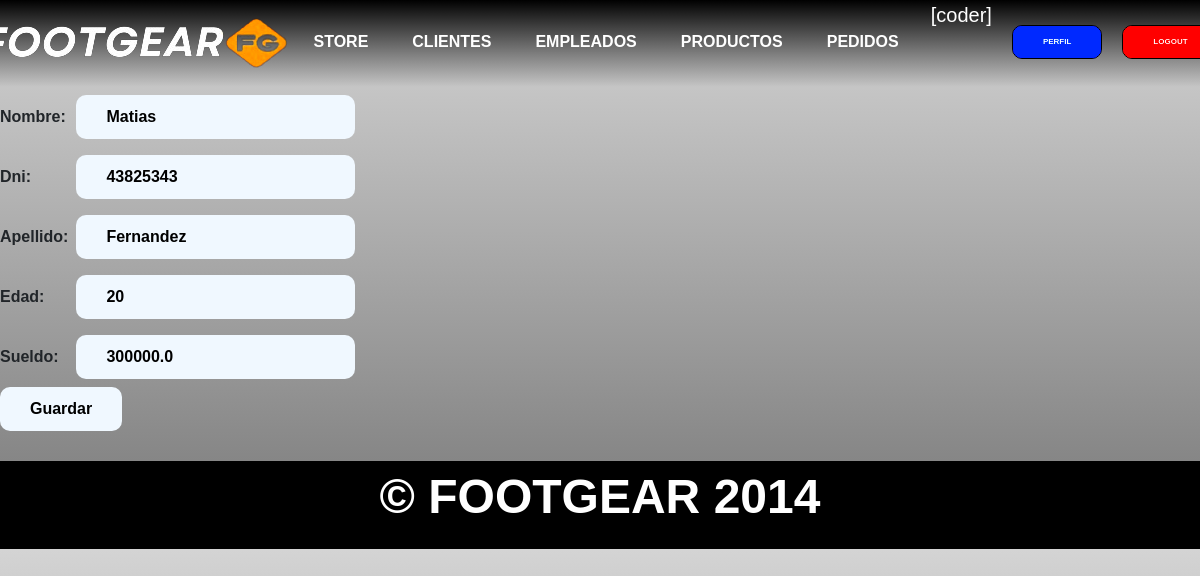
Page /empleadoUpdate/8/ (signed in) on the earlier database version.
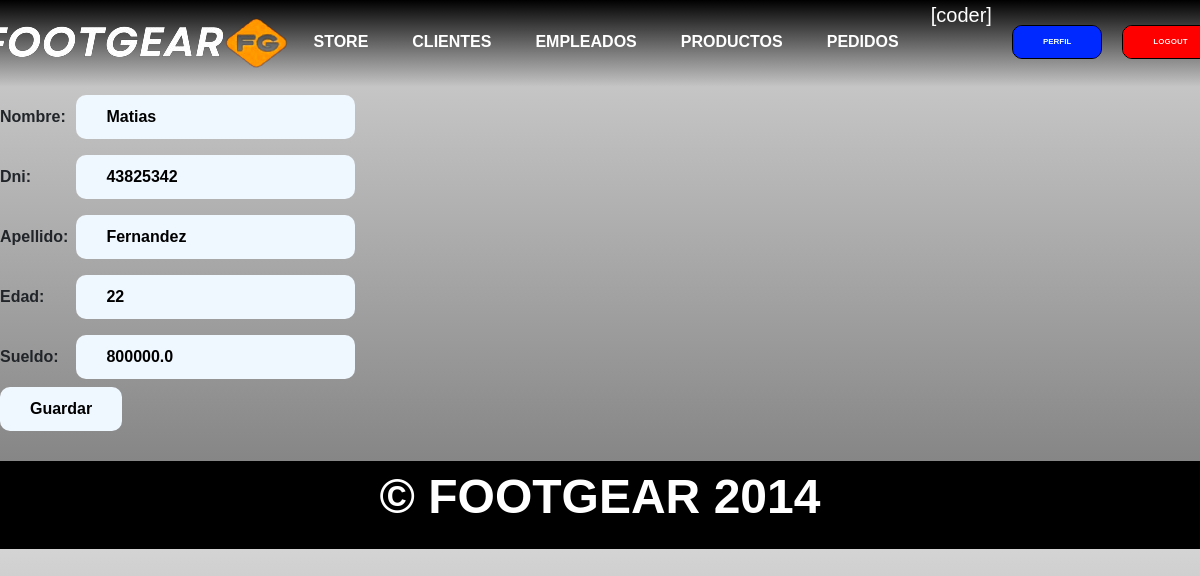
Same page on the later database version.
### aplicacion/models.py (models this page shows, shortened)
class Empleado(models.Model):
    nombre = models.CharField(max_length=50)
    apellido = models.CharField(max_length=50)
    edad = models.IntegerField()
    dni = models.IntegerField(unique=True)
    sueldo = models.FloatField()

### aplicacion/views.py (the view)
# urls.py: path('empleadoUpdate/<id_empleado>/', empleadoUpdate, name="empleado_update"),
@login_required
def empleadoUpdate(request,id_empleado):
    empleado = Empleado.objects.get(id = id_empleado)
    if request.method == "POST":
        miForm = EmpleadoForm(request.POST)
        if miForm.is_valid():
            empleado.nombre = miForm.cleaned_data.get("nombre")
            empleado.apellido = miForm.cleaned_data.get("apellido")
            empleado.edad =  miForm.cleaned_data.get("edad")
            empleado.dni = miForm.cleaned_data.get("dni")
            empleado.sueldo = miForm.cleaned_data.get("sueldo")
            empleado.save()
            return redirect(reverse_lazy('empleados'))
    else:
        miForm = EmpleadoForm(initial={'nombre': empleado.nombre, 'apellido' : empleado.apellido, 'edad' : empleado.edad , 'dni' : empleado.dni , 'sueldo': empleado.sueldo} )
    return render(request,"aplicacion/empleadoForm.html",{"form": miForm})

### aplicacion/forms.py
class EmpleadoForm(forms.Form):
    nombre = forms.CharField(max_length=50,required=True)
    dni = forms.IntegerField(required=True)
    apellido = forms.CharField(max_length=50,required=True)
    edad = forms.IntegerField(required=True)
    sueldo = forms.FloatField(required=True)

### aplicacion/templates/aplicacion/empleadoForm.html (shortened to what this page needs)
{% extends "aplicacion/index.html" %}
{% block contenido %}
<form id="empleadoForm" action="" method="post">
    <table>
        {{ form.as_table }}
    </table>
    <input type="submit" value="Guardar">
</form>
{% endblock contenido %}

Differences in the rows shown:
changed Empleado "Matias": dni "43825343" → "43825342"; edad "20" → "22"; sueldo "300000.0" → "800000.0"
